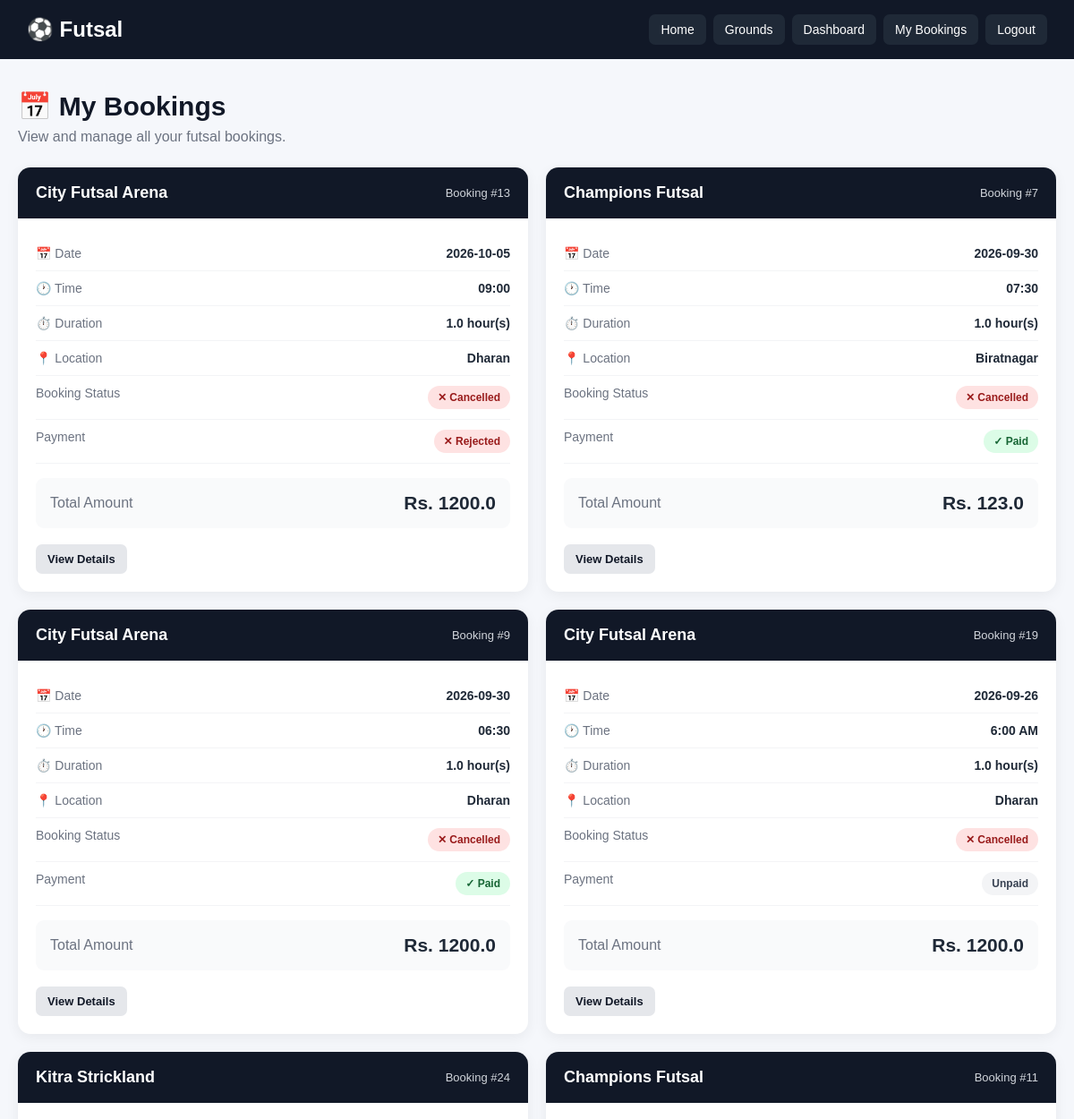
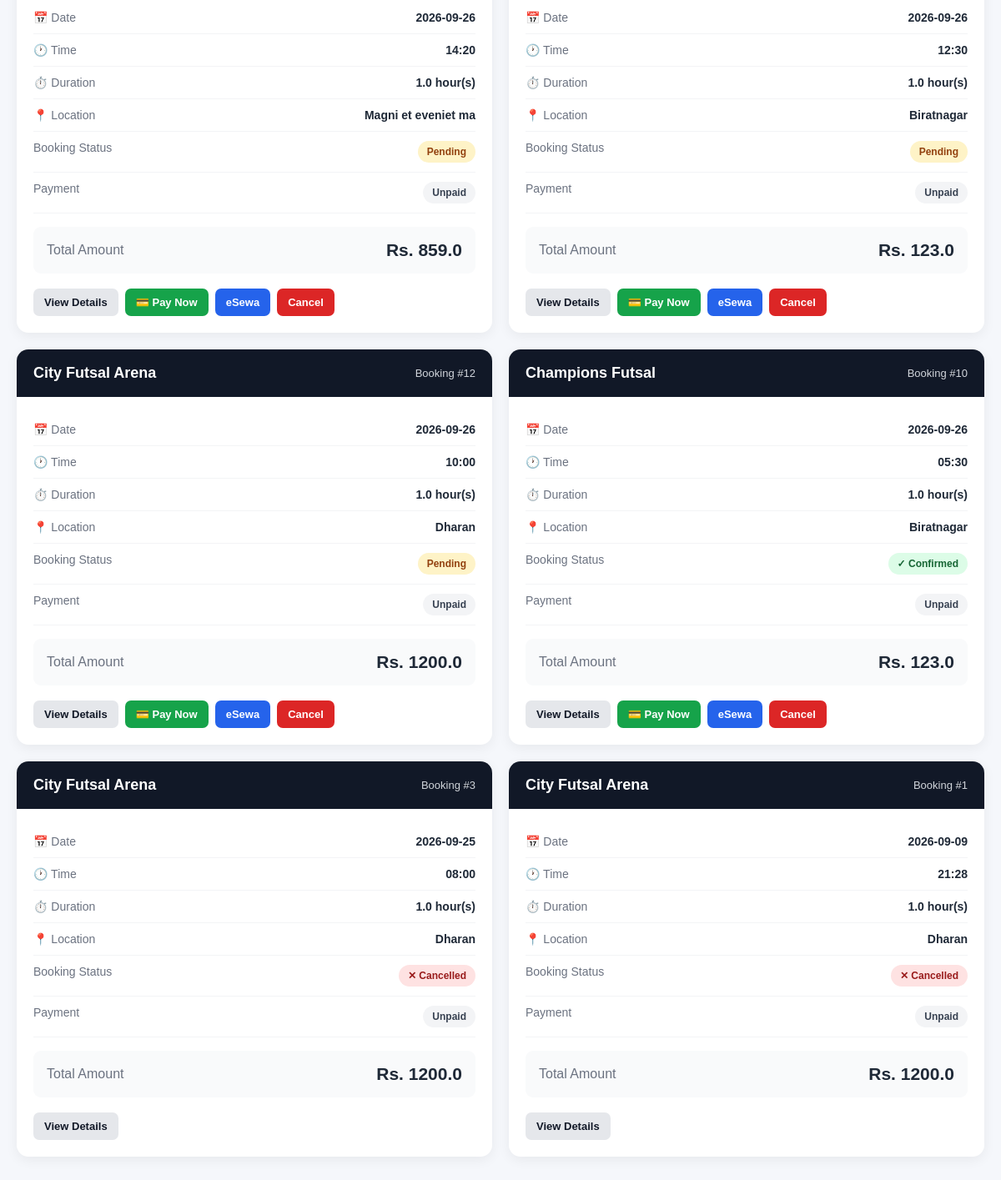
/my-bookings (signed in), run on the app's committed database (2 pictures, top to bottom).
### tables this page shows
CREATE TABLE bookings (
            id INTEGER PRIMARY KEY AUTOINCREMENT,
            user_id INTEGER NOT NULL,
            ground_id INTEGER NOT NULL,
            booking_date TEXT NOT NULL,
            booking_time TEXT NOT NULL,
            created_at TIMESTAMP DEFAULT CURRENT_TIMESTAMP, status TEXT
            DEFAULT 'confirmed', duration REAL
            DEFAULT 1, payment_status TEXT

            DEFAULT 'pending', payment_method TEXT

            DEFAULT 'cash', payment_reference TEXT, paid_at TIMESTAMP, transaction_uuid
            TEXT, esewa_transaction_code
            TEXT, esewa_product_code
            TEXT, esewa_amount
            REAL, esewa_verified_at
            TIMESTAMP,

            FOREIGN KEY (user_id) REFERENCES users(id),
            FOREIGN KEY (ground_id) REFERENCES grounds(id),

            UNIQUE(ground_id, booking_date, booking_time)
        );

CREATE TABLE grounds (
            id INTEGER PRIMARY KEY AUTOINCREMENT,
            name TEXT NOT NULL,
            location TEXT NOT NULL,
            price INTEGER NOT NULL,
            contact TEXT,
            opening_time TEXT,
            closing_time TEXT,
            description TEXT,
            image TEXT
        );

### app.py (the view)
@app.route("/my-bookings")
@login_required
def my_bookings():
    conn = get_db()
    bookings = conn.execute(
        """
        SELECT bookings.*,
               grounds.name AS ground_name,
               grounds.location AS ground_location,
               grounds.price AS ground_price,
               grounds.price AS price,
               grounds.image AS ground_image
        FROM bookings
        JOIN grounds ON bookings.ground_id = grounds.id
        WHERE bookings.user_id = ?
        ORDER BY bookings.booking_date DESC, bookings.booking_time DESC, bookings.created_at DESC
        """,
        (session["user_id"],)
    ).fetchall()
    conn.close()
    return render_template("my_bookings.html", bookings=bookings)

### app.py (called while the page is built, shortened)
def get_db():
    conn = sqlite3.connect(
        DATABASE
    )
    conn.row_factory = sqlite3.Row
    conn.execute(
        "PRAGMA foreign_keys = ON"
    )
    return conn

def login_required(view_function):
    @wraps(view_function)
    def wrapper(*args, **kwargs):
        return view_function(
            *args,
            **kwargs
        )
    return wrapper

### templates/my_bookings.html (shortened to what this page needs)
<!DOCTYPE html>
<html lang="en">
<head>
</head>
<body>
<nav class="navbar">
    <div class="logo">
        ⚽ Futsal
    </div>
    <div class="nav-links">
        <a href="{{ url_for('index') }}">
            Home
        </a>
        <a href="{{ url_for('grounds') }}">
            Grounds
        </a>
        <a href="{{ url_for('dashboard') }}">
            Dashboard
        </a>
        <a href="{{ url_for('my_bookings') }}">
            My Bookings
        </a>
        <a href="{{ url_for('logout') }}">
            Logout
        </a>
    </div>
</nav>
<div class="container">
    <div class="page-header">
        <h1>
            📅 My Bookings
        </h1>
        <p>
            View and manage all your futsal bookings.
        </p>
    </div>
    {% if bookings %}
        <div class="bookings">
            {% for booking in bookings %}
                <div class="booking-card">
                    <div class="booking-header">
                        <h2>
                            {{ booking['ground_name'] }}
                        </h2>
                        <div class="booking-id">
                            Booking #{{ booking['id'] }}
                        </div>
                    </div>
                    <div class="booking-body">
                        <div class="info-row">
                            <span class="label">
                                📅 Date
                            </span>
                            <span class="value">
                                {{ booking['booking_date'] }}
                            </span>
                        </div>
                        <div class="info-row">
                            <span class="label">
                                🕐 Time
                            </span>
                            <span class="value">
                                {{ booking['booking_time'] }}
                            </span>
                        </div>
                        <div class="info-row">
                            <span class="label">
                                ⏱️ Duration
                            </span>
                            <span class="value">
                                {{ booking['duration'] }} hour(s)
                            </span>
                        </div>
                        <div class="info-row">
                            <span class="label">
                                📍 Location
                            </span>
                            <span class="value">
                                {{ booking['ground_location'] }}
                            </span>
                        </div>
                        <div class="info-row">
                            <span class="label">
                                Booking Status
                            </span>
                            <span class="value">
                                {% if booking['status'] == 'confirmed' %}
                                    <span class="badge confirmed">
                                        ✓ Confirmed
                                    </span>
                                {% elif booking['status'] == 'cancelled' %}
                                    <span class="badge cancelled">
                                        ✕ Cancelled
                                    </span>
                                {% else %}
                                    <span class="badge pending">
                                        {{ booking['status']|title }}
                                    </span>
                                {% endif %}
                            </span>
                        </div>
                        <div class="info-row">
                            <span class="label">
                                Payment
                            </span>
                            <span class="value">
                                {% if booking['payment_status'] == 'paid' %}
                                    <span class="badge paid">
                                        ✓ Paid
                                    </span>
                                {% elif booking['payment_status'] == 'submitted' %}
                                    <span class="badge submitted">
                                        ⏳ Submitted
                                    </span>
                                {% elif booking['payment_status'] == 'rejected' %}
                                    <span class="badge rejected">
                                        ✕ Rejected
                                    </span>
                                {% else %}
                                    <span class="badge unpaid">
                                        Unpaid
                                    </span>
                                {% endif %}
                            </span>
                        </div>
                        <div class="total-box">
                            <span>
                                Total Amount
                            </span>
                            <strong>
                                Rs.
                                {{
                                    (
                                        booking['price']|float
                                        *
                                        booking['duration']|float
                                    )|round(2)
                                }}
                            </strong>
                        </div>
                        <div class="actions">
                            <a
                                href="{{ url_for(
                                    'booking_details',
                                    booking_id=booking['id']
                                ) }}"
                                class="btn btn-secondary"
                            >
                                View Details
                            </a>
                            {% if
                                booking['status'] != 'cancelled'
                                and
                                booking['payment_status'] != 'paid'
                            %}
                                <a
                                    href="{{ url_for(
                                        'payment',
                                        booking_id=booking['id']
                                    ) }}"
                                    class="btn btn-success"
                                >
                                    💳 Pay Now
                                </a>
                            {% endif %}
                            {% if
                                booking['status'] != 'cancelled'
                                and
                                booking['payment_status'] != 'paid'
                            %}
                                <a
                                    href="{{ url_for(
                                        'esewa_pay',
                                        booking_id=booking['id']
                                    ) }}"
                                    class="btn btn-primary"
                                >
                                    eSewa
                                </a>
                            {% endif %}
                            {% if booking['status'] != 'cancelled' %}
                                <form
                                    method="POST"
                                    action="{{ url_for(
                                        'cancel_booking',
                                        booking_id=booking['id']
                                    ) }}"
                                    style="display:inline;"
                                >
                                    <button
                                        type="submit"
                                        class="btn btn-danger"
                                        onclick="return confirm(
                                            'Are you sure you want to cancel this booking?'
                                        );"
                                    >
                                        Cancel
                                    </button>
                                </form>
                            {% endif %}
                        </div>
                    </div>
                </div>
            {% endfor %}
        </div>
    {% endif %}
</div>
</body>
</html>

### templates/my_bookings.html (style rules this page uses)
* { box-sizing: border-box; margin: 0; padding: 0; }
body { font-family: Arial, Helvetica, sans-serif; background: #f5f7fb; color: #1f2937; }
.navbar { background: #111827; color: white; padding: 16px 30px; display: flex; justify-content: space-between; align-items: center; flex-wrap: wrap; gap: 15px; }
.logo { font-size: 24px; font-weight: bold; }
.nav-links { display: flex; gap: 8px; flex-wrap: wrap; }
.nav-links a { color: white; text-decoration: none; padding: 9px 13px; border-radius: 7px; background: #1f2937; font-size: 14px; }
.container { max-width: 1200px; margin: 35px auto; padding: 0 20px; }
.page-header { margin-bottom: 25px; }
.page-header h1 { font-size: 30px; color: #111827; }
.page-header p { margin-top: 8px; color: #6b7280; }
.bookings { display: grid; grid-template-columns: repeat(2, 1fr); gap: 20px; }
.booking-card { background: white; border-radius: 14px; box-shadow: 0 4px 15px rgba(0, 0, 0, 0.06); overflow: hidden; }
.booking-header { background: #111827; color: white; padding: 18px 20px; display: flex; justify-content: space-between; align-items: center; gap: 10px; }
.booking-header h2 { font-size: 18px; }
.booking-id { font-size: 13px; color: #d1d5db; }
.booking-body { padding: 20px; }
.info-row { display: flex; justify-content: space-between; gap: 15px; padding: 11px 0; border-bottom: 1px solid #f3f4f6; }
.label { color: #6b7280; font-size: 14px; }
.value { font-weight: 600; text-align: right; font-size: 14px; }
.badge { display: inline-block; padding: 6px 11px; border-radius: 20px; font-size: 12px; font-weight: bold; }
.confirmed { background: #dcfce7; color: #166534; }
.pending { background: #fef3c7; color: #92400e; }
.cancelled { background: #fee2e2; color: #991b1b; }
.paid { background: #dcfce7; color: #166534; }
.rejected { background: #fee2e2; color: #991b1b; }
.unpaid { background: #f3f4f6; color: #374151; }
.total-box { margin-top: 16px; padding: 16px; background: #f9fafb; border-radius: 9px; display: flex; justify-content: space-between; align-items: center; }
.total-box span { color: #6b7280; }
.total-box strong { font-size: 21px; }
.actions { margin-top: 18px; display: flex; gap: 8px; flex-wrap: wrap; }
.btn { display: inline-block; padding: 9px 13px; border-radius: 7px; text-decoration: none; font-size: 13px; font-weight: bold; border: none; cursor: pointer; }
.btn-primary { background: #2563eb; color: white; }
.btn-success { background: #16a34a; color: white; }
.btn-danger { background: #dc2626; color: white; }
.btn-secondary { background: #e5e7eb; color: #111827; }

### data on the page
bookings: ground_name "City Futsal Arena", id "13", booking_date "2026-10-05", booking_time "09:00", duration "1.0", ground_location "Dharan", status "✕ Cancelled", payment_status "✕ Rejected"
grounds: price.duration "1200.0"
bookings: ground_name "Champions Futsal", id "7", booking_date "2026-09-30", booking_time "07:30", duration "1.0", ground_location "Biratnagar", status "✕ Cancelled", payment_status "✓ Paid"
grounds: price.duration "123.0"
bookings: ground_name "City Futsal Arena", id "9", booking_date "2026-09-30", booking_time "06:30", duration "1.0", ground_location "Dharan", status "✕ Cancelled", payment_status "✓ Paid"
bookings: ground_name "City Futsal Arena", id "19", booking_date "2026-09-26", booking_time "6:00 AM", duration "1.0", ground_location "Dharan", status "✕ Cancelled", payment_status "Unpaid"
bookings: ground_name "Kitra Strickland", id "24", booking_date "2026-09-26", booking_time "14:20", duration "1.0", ground_location "Magni et eveniet ma", status "Pending", payment_status "Unpaid"
grounds: price.duration "859.0"
bookings: ground_name "Champions Futsal", id "11", booking_date "2026-09-26", booking_time "12:30", duration "1.0", ground_location "Biratnagar", status "Pending", payment_status "Unpaid"
bookings: ground_name "City Futsal Arena", id "12", booking_date "2026-09-26", booking_time "10:00", duration "1.0", ground_location "Dharan", status "Pending", payment_status "Unpaid"
bookings: ground_name "Champions Futsal", id "10", booking_date "2026-09-26", booking_time "05:30", duration "1.0", ground_location "Biratnagar", status "✓ Confirmed", payment_status "Unpaid"
bookings: ground_name "City Futsal Arena", id "3", booking_date "2026-09-25", booking_time "08:00", duration "1.0", ground_location "Dharan", status "✕ Cancelled", payment_status "Unpaid"
bookings: ground_name "City Futsal Arena", id "1", booking_date "2026-09-09", booking_time "21:28", duration "1.0", ground_location "Dharan", status "✕ Cancelled", payment_status "Unpaid"
